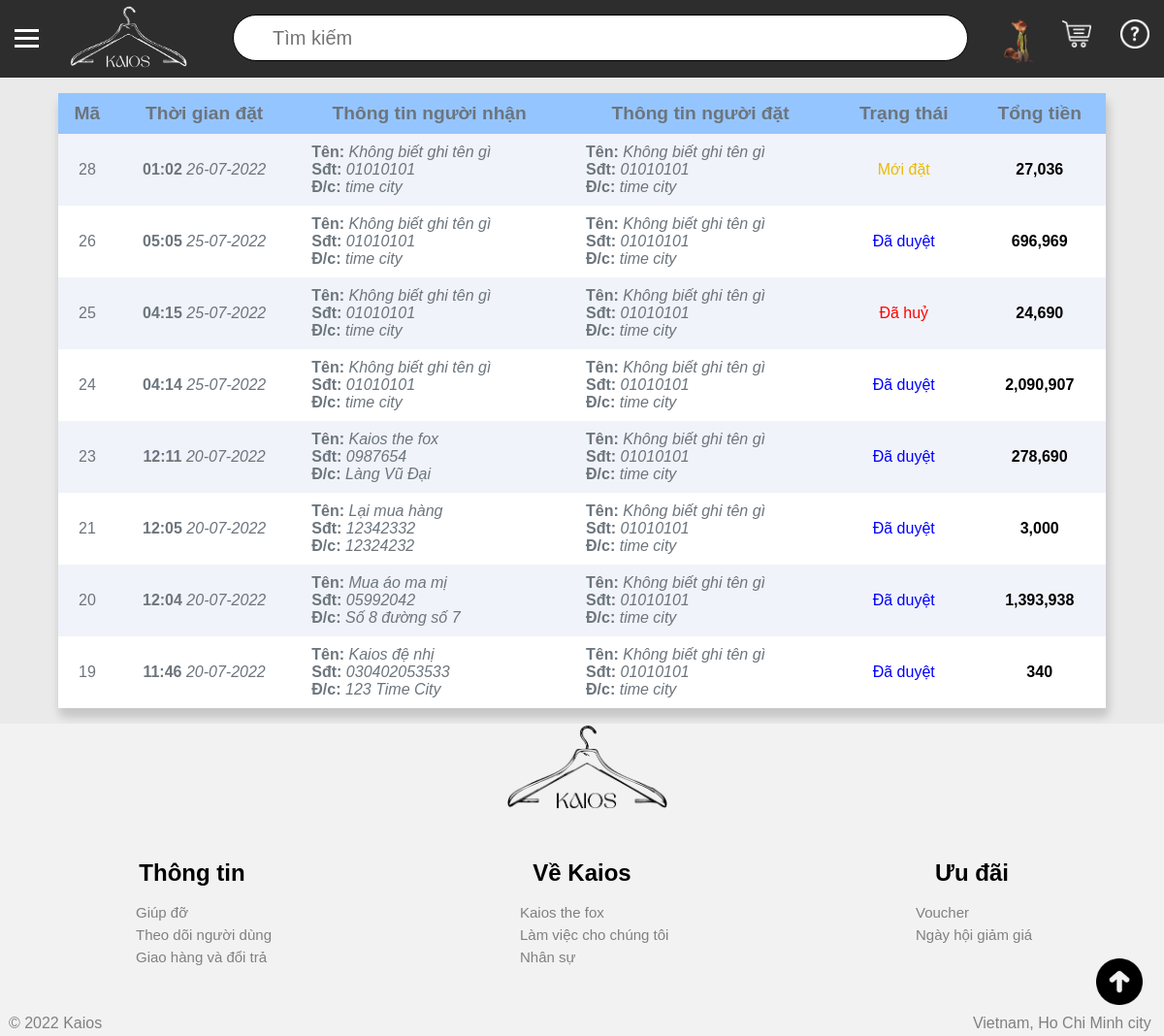
Screenshot of /signing/show_orders.php (signed in) with the database file from the repository.
### tables this page shows
CREATE TABLE `hoa_don` (
  `ma` int(11) NOT NULL,
  `ma_khach_hang` int(11) NOT NULL,
  `trang_thai` int(11) NOT NULL,
  `dia_chi_nguoi_nhan` text NOT NULL,
  `thoi_gian_dat` timestamp NOT NULL DEFAULT CURRENT_TIMESTAMP,
  `ten_nguoi_nhan` varchar(200) NOT NULL,
  `sdt_nguoi_nhan` varchar(20) NOT NULL,
  `ghi_chu` text NOT NULL,
  `tong_tien` int(11) NOT NULL
);

CREATE TABLE `khach_hang` (
  `ma` int(11) NOT NULL,
  `anh_dai_dien` varchar(200) NOT NULL DEFAULT 'default.png',
  `ten` varchar(200) NOT NULL,
  `so_dien_thoai` varchar(20) NOT NULL,
  `dia_chi` text NOT NULL,
  `email` text NOT NULL,
  `mat_khau` varchar(200) NOT NULL,
  `token` varchar(50) DEFAULT NULL
);

### signing/show_orders.php (the view, shortened to what this page needs)
<!DOCTYPE html>
<html>
<head>
    <link rel="stylesheet" type="text/css" href="https://cdn.jsdelivr.net/npm/hack-font@3/build/web/hack-subset.css">
	<link rel="stylesheet" type="text/css" href="../../styles.css">
</head>
<body>
    <?php
    require '../database/connect.php';
    $id = $_SESSION['ma'];
    $query = "select
                    hoa_don.*,
                    khach_hang.ten as ten_nguoi_dat,
                    khach_hang.so_dien_thoai as sdt_nguoi_dat,
                    khach_hang.dia_chi as dia_chi_nguoi_dat
            from hoa_don
            left join khach_hang on khach_hang.ma = hoa_don.ma_khach_hang
            where khach_hang.ma = '$id'
            order by hoa_don.thoi_gian_dat DESC";
    $return = mysqli_query($connect,$query);
    $num_rows = $return->num_rows;
    ?>
	<div id="main_div">
		<?php include '../partial/header.php'; ?>
	 	<div id="middle_div" style="z-index: 9999">
			<div id="content">
                <p>
                    <table id="main_table">
                        <tr style="background-color: #95c5ff;">
                            <th>
                                Mã
                            </th>
                            <th>
                                Thời gian đặt
                            </th>
                            <th>
                                Thông tin người nhận
                            </th>
                            <th>
                                Thông tin người đặt
                            </th>
                            <th>
                                Trạng thái
                            </th>
                            <th>
                                Tổng tiền
                            </th>
                        </tr>
                            <?php foreach($return as $each) { ?>
                                <?php
                                if ($num_rows % 2 == 0) $row_color = "#f1f3fa";
                                else if ($num_rows % 2 == 1) $row_color = "#ffffff";
                                $num_rows--;
                                $ma = $each['ma'];
                                ?>
                            <tr name="each_row" style="background-color: <?php echo $row_color ?>;">
                                <td onclick="location.href='./show.php?id=<?=$ma?>'">
                                    <?php echo $each['ma']; ?>
                                </td>
                                <td onclick="location.href='./show.php?id=<?=$ma?>'">
                                    <b>
                                    <?php
                                        echo date('H:i',strtotime($each['thoi_gian_dat']))
                                    ?>
                                    </b>
                                    <em>
                                    <?php
                                        echo date('d-m-Y',strtotime($each['thoi_gian_dat']))
                                    ?>
                                    </em>
                                </td>
                                <td onclick="location.href='./show.php?id=<?=$ma?>'" class="info">
                                    <b>Tên: </b>
                                     <em>
                                         <?php echo $each['ten_nguoi_nhan']; ?>
                                     </em>
                                    <br>
                                    <b>Sđt: </b>
                                    <em>
                                        <?php echo $each['sdt_nguoi_nhan']; ?>
                                    </em>
                                    <br>
                                    <b>Đ/c: </b>
                                    <em>
                                        <?php echo $each['dia_chi_nguoi_nhan']; ?>
                                    </em>
                                </td>
                                <td onclick="location.href='./show.php?id=<?=$ma?>'" class="info">
                                    <b>Tên: </b>
                                     <em>
                                         <?php echo $each['ten_nguoi_dat']; ?>
                                     </em>
                                    <br>
                                    <b>Sđt: </b>
                                    <em>
                                        <?php echo $each['sdt_nguoi_dat']; ?>
                                    </em>
                                    <br>
                                    <b>Đ/c: </b>
                                    <em>
                                        <?php echo $each['dia_chi_nguoi_dat']; ?>
                                    </em>
                                </td>
                                    <?php
                                        $trang_thai = $each['trang_thai'];
                                        switch ($trang_thai) {
                                            case "0":
                                                $msg = "Mới đặt";
                                                $color = '#e9bc03';
                                                break;
                                            case "1":
                                                $msg = "Đã duyệt";
                                                $color = 'blue';
                                                break;
                                            case "2":
                                                $msg = "Đã huỷ";
                                                $color = 'red';
                                                break;
                                        }
                                    ?>
                                <td onclick="location.href='./show.php?id=<?=$ma?>'" style="color:<?=$color?> ;">
                                    <?=$msg ?>
                                </td>
                                <td>
                                    <b style="color: black;"><?php echo number_format($each['tong_tien'],0, '', ',') ?></b>
                                </td>
                            </tr>
                            <?php } ?>
                    </table>
                </p>
            </div>
		</div>
		<?php include '../partial/footer.php';?>
	</div>
</body>
</html>

### styles.css (style rules this page uses)
html { height: 100%; }
body { margin:0; padding:0; font-family: sans-serif; background-color: #f1f1df; }
#main_div { width: 100%; height: auto; background-color: #eaeaea; position: relative; }
#middle_div { height: 83%; width: 100%; background-color: #eaeaea; float: left; }
#main_table { border-collapse: collapse; width: 90%; padding-top: 10px; margin-left: auto; margin-right: auto; text-align: center; background-color: #f1f3fa; border-radius: 7px; color: #6c757d; box-shadow: 2px 8px 8px 2px rgba(0,0,0,0.15); }
th { color: #6c757d; font-size: larger; padding: 10px; }
tr[name=each_row] { cursor: pointer; }
td[onclick] { cursor: pointer; }

### signing/show_orders.php (style rules this page uses)
.info { text-align: left; padding: 10px; padding-left: 20px; }

### rows the page displays
hoa_don: ma "28", thoi_gian_dat "01:02", thoi_gian_dat "26-07-2022", ten_nguoi_nhan "Không biết ghi tên gì", sdt_nguoi_nhan "01010101", dia_chi_nguoi_nhan "time city", ma_khach_hang.ten "Không biết ghi tên gì", ma_khach_hang.so_dien_thoai "01010101", ma_khach_hang.dia_chi "time city", trang_thai "Mới đặt", tong_tien "27,036"
hoa_don: ma "26", thoi_gian_dat "05:05", thoi_gian_dat "25-07-2022", ten_nguoi_nhan "Không biết ghi tên gì", sdt_nguoi_nhan "01010101", dia_chi_nguoi_nhan "time city", ma_khach_hang.ten "Không biết ghi tên gì", ma_khach_hang.so_dien_thoai "01010101", ma_khach_hang.dia_chi "time city", trang_thai "Đã duyệt", tong_tien "696,969"
hoa_don: ma "25", thoi_gian_dat "04:15", thoi_gian_dat "25-07-2022", ten_nguoi_nhan "Không biết ghi tên gì", sdt_nguoi_nhan "01010101", dia_chi_nguoi_nhan "time city", ma_khach_hang.ten "Không biết ghi tên gì", ma_khach_hang.so_dien_thoai "01010101", ma_khach_hang.dia_chi "time city", trang_thai "Đã huỷ", tong_tien "24,690"
hoa_don: ma "24", thoi_gian_dat "04:14", thoi_gian_dat "25-07-2022", ten_nguoi_nhan "Không biết ghi tên gì", sdt_nguoi_nhan "01010101", dia_chi_nguoi_nhan "time city", ma_khach_hang.ten "Không biết ghi tên gì", ma_khach_hang.so_dien_thoai "01010101", ma_khach_hang.dia_chi "time city", trang_thai "Đã duyệt", tong_tien "2,090,907"
hoa_don: ma "23", thoi_gian_dat "12:11", thoi_gian_dat "20-07-2022", ten_nguoi_nhan "Kaios the fox", sdt_nguoi_nhan "0987654", dia_chi_nguoi_nhan "Làng Vũ Đại", ma_khach_hang.ten "Không biết ghi tên gì", ma_khach_hang.so_dien_thoai "01010101", ma_khach_hang.dia_chi "time city", trang_thai "Đã duyệt", tong_tien "278,690"
hoa_don: ma "21", thoi_gian_dat "12:05", thoi_gian_dat "20-07-2022", ten_nguoi_nhan "Lại mua hàng", sdt_nguoi_nhan "12342332", dia_chi_nguoi_nhan "12324232", ma_khach_hang.ten "Không biết ghi tên gì", ma_khach_hang.so_dien_thoai "01010101", ma_khach_hang.dia_chi "time city", trang_thai "Đã duyệt", tong_tien "3,000"
hoa_don: ma "20", thoi_gian_dat "12:04", thoi_gian_dat "20-07-2022", ten_nguoi_nhan "Mua áo ma mị", sdt_nguoi_nhan "05992042", dia_chi_nguoi_nhan "Số 8 đường số 7", ma_khach_hang.ten "Không biết ghi tên gì", ma_khach_hang.so_dien_thoai "01010101", ma_khach_hang.dia_chi "time city", trang_thai "Đã duyệt", tong_tien "1,393,938"
hoa_don: ma "19", thoi_gian_dat "11:46", thoi_gian_dat "20-07-2022", ten_nguoi_nhan "Kaios đệ nhị", sdt_nguoi_nhan "030402053533", dia_chi_nguoi_nhan "123 Time City", ma_khach_hang.ten "Không biết ghi tên gì", ma_khach_hang.so_dien_thoai "01010101", ma_khach_hang.dia_chi "time city", trang_thai "Đã duyệt", tong_tien "340"
